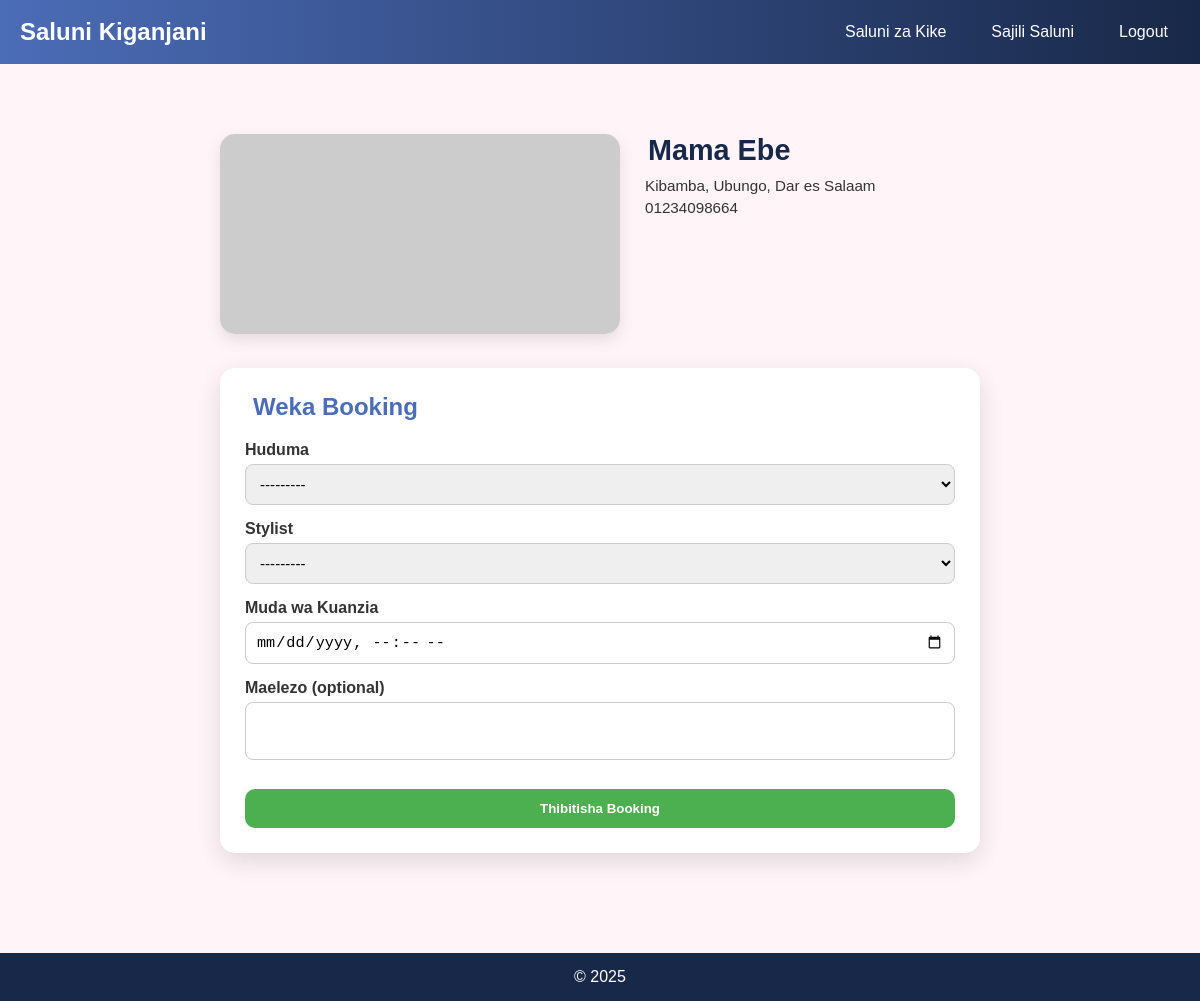
Screenshot of /booking/3/new/ (signed in) with the database file from the repository.
### saluni_kike/models.py (models this page shows, shortened)
class Salon(models.Model):
    name = models.CharField(max_length=200)
    description = models.TextField(blank=True)
    address = models.CharField(max_length=300)
    region = models.CharField(max_length=100)
    district = models.CharField(max_length=100)
    street = models.CharField(max_length=200)
    latitude = models.DecimalField(max_digits=9, decimal_places=6, blank=True, null=True)
    longitude = models.DecimalField(max_digits=9, decimal_places=6, blank=True, null=True)
    phone = models.CharField(validators=[PHONE_REGEX], max_length=16, blank=True, null=True)
    email = models.EmailField(blank=True, null=True)
    website = models.URLField(blank=True, null=True)
    facebook = models.URLField(blank=True, null=True)   # Facebook link
    instagram = models.URLField(blank=True, null=True)  # Instagram link
    opening_hours = models.JSONField(blank=True, null=True)
    created_at = models.DateTimeField(auto_now_add=True)
    updated_at = models.DateTimeField(auto_now=True)
    class Meta:
        ordering = ['name']

### saluni_kike/views.py (the view)
# urls.py: path('booking/<int:salon_id>/new/', views.create_booking, name='create_booking'),
@login_required
def create_booking(request, salon_id):
    salon = get_object_or_404(Salon, id=salon_id)
    customer = request.user  # already a Customer instance
    if request.method == "POST":
        form = BookingForm(request.POST, salon=salon)
        if form.is_valid():
            booking = form.save(commit=False)
            booking.salon = salon
            booking.customer = customer
            booking.status = 'pending'
            booking.save()
            return redirect('booking_detail', booking_id=booking.id)
    else:
        form = BookingForm(salon=salon)
    return render(request, 'saluni_kike/create_booking.html', {
        'salon': salon,
        'form': form,
    })

### saluni_kike/forms.py
class BookingForm(forms.ModelForm):
    class Meta:
        model = Booking
        fields = ['service', 'stylist', 'start_datetime', 'notes']
        widgets = {
            'start_datetime': forms.DateTimeInput(attrs={'type': 'datetime-local'}),
            'notes': forms.Textarea(attrs={'rows': 2}),
        }
    def __init__(self, *args, **kwargs):
        salon = kwargs.pop('salon', None)
        super().__init__(*args, **kwargs)
        if salon:
            self.fields['service'].queryset = salon.services.all()
            self.fields['stylist'].queryset = salon.stylists.all()
            self.fields['stylist'].required = False  # optional
        else:
            self.fields['service'].queryset = Booking.objects.none()
            self.fields['stylist'].queryset = Booking.objects.none()
        self.fields['start_datetime'].input_formats = ['%Y-%m-%dT%H:%M']

### saluni_kike/models.py (called while the page is built)
    def __str__(self):
        return f"{self.name} — {self.salon.name}"

    def __str__(self):
        return f"{self.name} ({self.salon.name})"

### saluni_kike/templates/saluni_kike/create_booking.html (shortened to what this page needs)
{% extends "base.html" %}
{% block content %}
<section class="booking-section">
    <div class="container">
        <div class="salon-header">
            <div class="salon-image">
                {% if salon.picha_kuu %}
                    <img src="{{ salon.picha_kuu.url }}" alt="{{ salon.name }}">
                {% else %}
                    <img src="https://picsum.photos/800/400?random=1" alt="{{ salon.name }}">
                {% endif %}
            </div>
            <div class="salon-info">
                <h1> {{ salon.name }}</h1>
                <p>
                    {{ salon.street }}, {{ salon.district }}, {{ salon.region }}
                </p>
                {% if salon.phone %}
                <p>
                    {{ salon.phone }}
                </p>
                {% endif %}
            </div>
        </div>
        <div class="booking-form-card">
            <h2> Weka Booking</h2>
            <form method="post">
                <div class="form-group">
                    <label for="{{ form.service.id_for_label }}">Huduma</label>
                    {{ form.service }}
                </div>
                <div class="form-group">
                    <label for="{{ form.stylist.id_for_label }}">Stylist</label>
                    {{ form.stylist }}
                </div>
                <div class="form-group">
                    <label for="{{ form.start_datetime.id_for_label }}">Muda wa Kuanzia</label>
                    {{ form.start_datetime }}
                </div>
                <div class="form-group">
                    <label for="{{ form.notes.id_for_label }}">Maelezo (optional)</label>
                    {{ form.notes }}
                </div>
                <button type="submit" class="submit-btn">Thibitisha Booking</button>
            </form>
        </div>
    </div>
</section>
{% endblock %}

### saluni_kike/templates/base.html (style rules this page uses)
* { margin:0; padding:0; box-sizing:border-box; }
body { font-family: 'Mulish', sans-serif; background:#f9f9f9; color:#333; }

### saluni_kike/templates/saluni_kike/create_booking.html (style rules this page uses)
body { font-family: 'Poppins', sans-serif; background:#fff5f8; color:#333; }
.container { max-width:800px; margin:30px auto; padding:20px; }
.salon-header { display:flex; flex-wrap:wrap; gap:20px; margin-bottom:30px; }
.salon-image img { width:100%; max-width:400px; border-radius:15px; box-shadow:0 6px 15px rgba(0,0,0,0.1); }
.salon-info { flex:1; min-width:200px; }
.salon-info h1 { font-size:1.8rem; color:#182848; margin-bottom:10px; display:flex; align-items:center; gap:8px; }
.salon-info p { font-size:0.95rem; margin:5px 0; display:flex; align-items:center; gap:5px; }
.booking-form-card { background:#fff; padding:25px; border-radius:15px; box-shadow:0 8px 25px rgba(0,0,0,0.12); }
.booking-form-card h2 { font-size:1.5rem; margin-bottom:20px; color:#4b6cb7; display:flex; align-items:center; gap:8px; }
.form-group { margin-bottom:15px; }
label { font-weight:600; display:block; margin-bottom:5px; }
select, input, textarea { width:100%; padding:10px; border:1px solid #ccc; border-radius:8px; font-size:0.95rem; }
textarea { resize:none; }
.submit-btn { width:100%; padding:12px; background:#4caf50; color:white; font-weight:bold; border:none; border-radius:10px; cursor:pointer; margin-top:10px; }

### rows the page displays
Salon: name "Mama Ebe", street "Kibamba", district "Ubungo", region "Dar es Salaam", phone "01234098664"

### other values shown
{{ year|default:2025 }} "2025"
